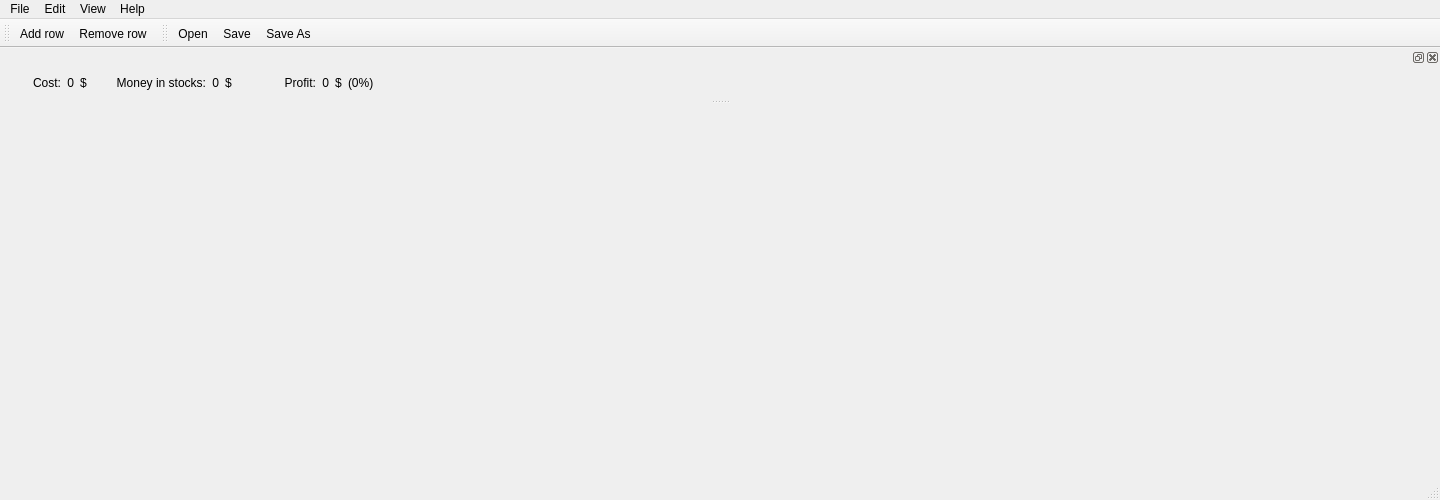
<?xml version="1.0" encoding="UTF-8"?>
<ui version="4.0">
 <class>MainWindow</class>
 <widget class="QMainWindow" name="MainWindow">
  <property name="geometry">
   <rect>
    <x>0</x>
    <y>0</y>
    <width>1440</width>
    <height>500</height>
   </rect>
  </property>
  <property name="windowTitle">
   <string>MainWindow</string>
  </property>
  <widget class="QWidget" name="centralwidget"/>
  <widget class="QMenuBar" name="menubar">
   <property name="geometry">
    <rect>
     <x>0</x>
     <y>0</y>
     <width>1200</width>
     <height>22</height>
    </rect>
   </property>
   <widget class="QMenu" name="menuFile">
    <property name="title">
     <string>File</string>
    </property>
    <addaction name="actionOpen"/>
    <addaction name="actionSave"/>
    <addaction name="actionSave_As"/>
    <addaction name="actionQuit"/>
   </widget>
   <widget class="QMenu" name="menuEdit">
    <property name="title">
     <string>Edit</string>
    </property>
    <addaction name="action_Row"/>
    <addaction name="action_Row_2"/>
    <addaction name="actionRecalculate"/>
   </widget>
   <widget class="QMenu" name="menuView">
    <property name="title">
     <string>View</string>
    </property>
   </widget>
   <widget class="QMenu" name="menuHelp">
    <property name="title">
     <string>Help</string>
    </property>
    <addaction name="actionAbout"/>
   </widget>
   <addaction name="menuFile"/>
   <addaction name="menuEdit"/>
   <addaction name="menuView"/>
   <addaction name="menuHelp"/>
  </widget>
  <widget class="QStatusBar" name="statusbar"/>
  <widget class="QToolBar" name="editToolBar">
   <property name="windowTitle">
    <string>Edit Toolbar</string>
   </property>
   <attribute name="toolBarArea">
    <enum>TopToolBarArea</enum>
   </attribute>
   <attribute name="toolBarBreak">
    <bool>false</bool>
   </attribute>
   <addaction name="action_Row"/>
   <addaction name="action_Row_2"/>
  </widget>
  <widget class="QToolBar" name="fileToolBar">
   <property name="windowTitle">
    <string>File Toolbar</string>
   </property>
   <attribute name="toolBarArea">
    <enum>TopToolBarArea</enum>
   </attribute>
   <attribute name="toolBarBreak">
    <bool>false</bool>
   </attribute>
   <addaction name="actionOpen"/>
   <addaction name="actionSave"/>
   <addaction name="actionSave_As"/>
  </widget>
  <widget class="QDockWidget" name="dockWidget">
   <attribute name="dockWidgetArea">
    <number>4</number>
   </attribute>
   <widget class="QWidget" name="dockWidgetContents">
    <layout class="QHBoxLayout" name="horizontalLayout" stretch="0,0,0,0,0,0,0,0,0,0,1">
     <item>
      <widget class="QLabel" name="label">
       <property name="text">
        <string>       Cost:</string>
       </property>
       <property name="alignment">
        <set>Qt::AlignRight|Qt::AlignTrailing|Qt::AlignVCenter</set>
       </property>
      </widget>
     </item>
     <item>
      <widget class="QLabel" name="label_2">
       <property name="text">
        <string>0</string>
       </property>
       <property name="alignment">
        <set>Qt::AlignRight|Qt::AlignTrailing|Qt::AlignVCenter</set>
       </property>
      </widget>
     </item>
     <item>
      <widget class="QLabel" name="label_3">
       <property name="text">
        <string>$</string>
       </property>
      </widget>
     </item>
     <item>
      <widget class="QLabel" name="label_9">
       <property name="text">
        <string>       Money in stocks:</string>
       </property>
       <property name="alignment">
        <set>Qt::AlignRight|Qt::AlignTrailing|Qt::AlignVCenter</set>
       </property>
      </widget>
     </item>
     <item>
      <widget class="QLabel" name="label_11">
       <property name="text">
        <string>0</string>
       </property>
       <property name="alignment">
        <set>Qt::AlignRight|Qt::AlignTrailing|Qt::AlignVCenter</set>
       </property>
      </widget>
     </item>
     <item>
      <widget class="QLabel" name="label_10">
       <property name="text">
        <string>$</string>
       </property>
      </widget>
     </item>
     <item>
      <widget class="QLabel" name="label_4">
       <property name="text">
        <string>              Profit:</string>
       </property>
       <property name="alignment">
        <set>Qt::AlignRight|Qt::AlignTrailing|Qt::AlignVCenter</set>
       </property>
      </widget>
     </item>
     <item>
      <widget class="QLabel" name="label_5">
       <property name="text">
        <string>0</string>
       </property>
       <property name="alignment">
        <set>Qt::AlignRight|Qt::AlignTrailing|Qt::AlignVCenter</set>
       </property>
      </widget>
     </item>
     <item>
      <widget class="QLabel" name="label_6">
       <property name="text">
        <string>$</string>
       </property>
      </widget>
     </item>
     <item>
      <widget class="QLabel" name="label_7">
       <property name="text">
        <string>(0%)</string>
       </property>
       <property name="alignment">
        <set>Qt::AlignLeading|Qt::AlignLeft|Qt::AlignVCenter</set>
       </property>
      </widget>
     </item>
     <item>
      <widget class="QLabel" name="label_8">
       <property name="minimumSize">
        <size>
         <width>500</width>
         <height>0</height>
        </size>
       </property>
       <property name="text">
        <string/>
       </property>
      </widget>
     </item>
    </layout>
   </widget>
  </widget>
  <action name="actionOpen">
   <property name="icon">
    <iconset>
     <normaloff>icons/openFileIcon.png</normaloff>icons/openFileIcon.png</iconset>
   </property>
   <property name="text">
    <string>Open</string>
   </property>
   <property name="shortcut">
    <string>Ctrl+O</string>
   </property>
  </action>
  <action name="actionSave">
   <property name="icon">
    <iconset>
     <normaloff>icons/saveFileIcon.png</normaloff>icons/saveFileIcon.png</iconset>
   </property>
   <property name="text">
    <string>Save</string>
   </property>
   <property name="shortcut">
    <string>Ctrl+S</string>
   </property>
  </action>
  <action name="actionSave_As">
   <property name="icon">
    <iconset>
     <normaloff>icons/saveAsFileIcon.png</normaloff>icons/saveAsFileIcon.png</iconset>
   </property>
   <property name="text">
    <string>Save As</string>
   </property>
   <property name="shortcut">
    <string>Ctrl+Shift+S</string>
   </property>
  </action>
  <action name="actionQuit">
   <property name="icon">
    <iconset>
     <normaloff>icons/quitIcon.png</normaloff>icons/quitIcon.png</iconset>
   </property>
   <property name="text">
    <string>Quit</string>
   </property>
   <property name="shortcut">
    <string>Ctrl+Q</string>
   </property>
  </action>
  <action name="actionAbout">
   <property name="icon">
    <iconset>
     <normaloff>icons/aboutIcon.png</normaloff>icons/aboutIcon.png</iconset>
   </property>
   <property name="text">
    <string>About</string>
   </property>
   <property name="shortcut">
    <string>Ctrl+I</string>
   </property>
  </action>
  <action name="action_Row">
   <property name="icon">
    <iconset>
     <normaloff>icons/addIcon.png</normaloff>icons/addIcon.png</iconset>
   </property>
   <property name="text">
    <string>Add row</string>
   </property>
   <property name="shortcut">
    <string>Ctrl++</string>
   </property>
  </action>
  <action name="action_Row_2">
   <property name="icon">
    <iconset>
     <normaloff>icons/removeIcon.png</normaloff>icons/removeIcon.png</iconset>
   </property>
   <property name="text">
    <string>Remove row</string>
   </property>
   <property name="shortcut">
    <string>Ctrl+-</string>
   </property>
  </action>
  <action name="actionRecalculate">
   <property name="icon">
    <iconset>
     <normaloff>icons/recalculateIcon.png</normaloff>icons/recalculateIcon.png</iconset>
   </property>
   <property name="text">
    <string>Recalculate</string>
   </property>
   <property name="shortcut">
    <string>Ctrl+R, Enter</string>
   </property>
  </action>
 </widget>
 <resources/>
 <connections/>
</ui>
